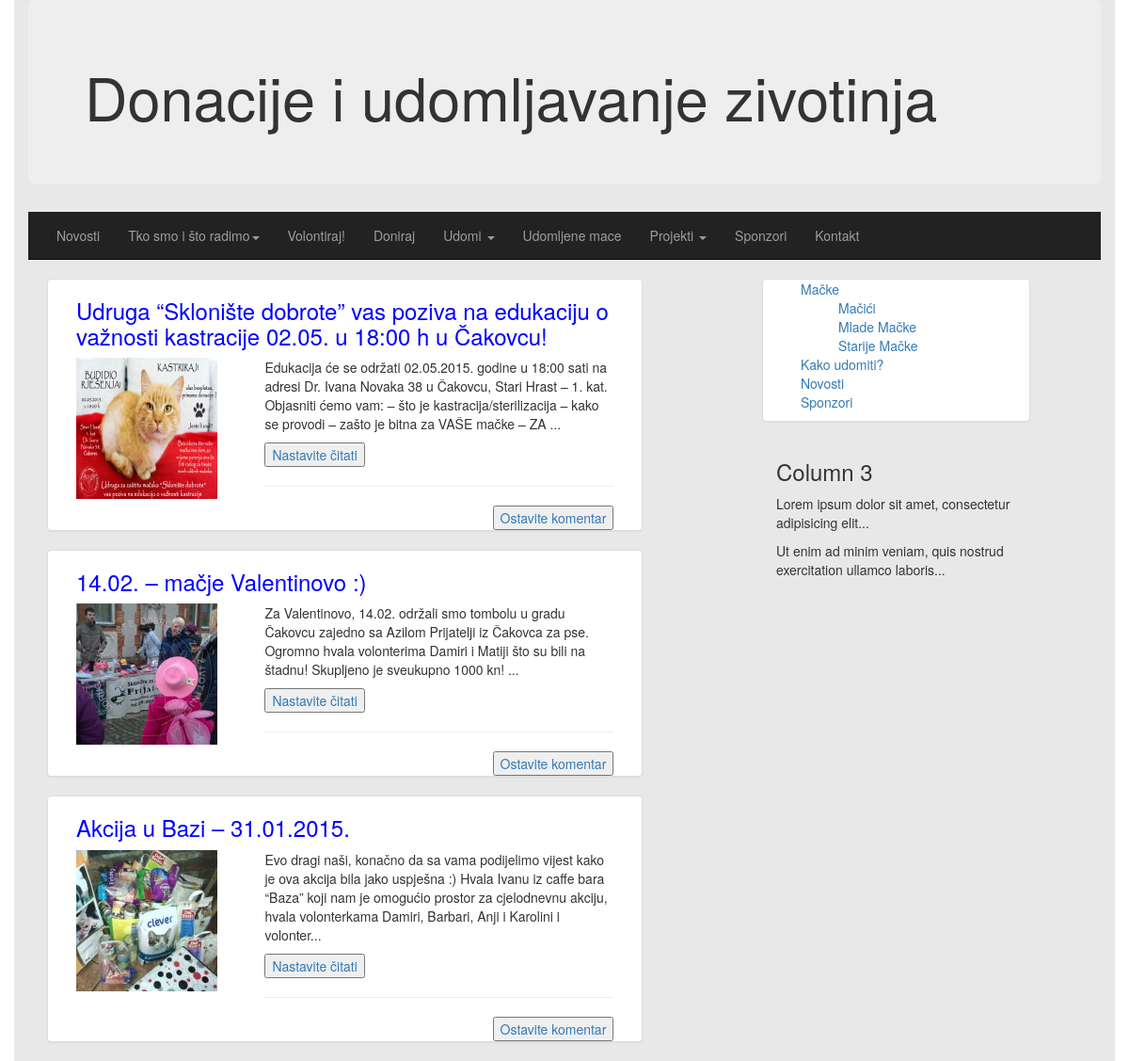
Page /akcije.php on the committed database.
### tables this page shows
CREATE TABLE `akcije` (
  `id` int(11) NOT NULL,
  `naslov` varchar(256) NOT NULL,
  `tekst` text NOT NULL,
  `slika` varchar(128) NOT NULL,
  `datum` date NOT NULL
);

### akcije.php (the view, shortened to what this page needs)
<!DOCTYPE html>
<html>
<head>
  <link rel="stylesheet" href="http://maxcdn.bootstrapcdn.com/bootstrap/3.3.4/css/bootstrap.min.css">
</head>
<body>
<div class="container" style="background-color:#E8E8E8">
  <div class="jumbotron">
    <h1>Donacije i udomljavanje zivotinja</h1>
  </div>
   <div class="navbar navbar-inverse navbar-static-top" role="navigation">
     <div class="container">
    <div class="navbar-collapse collapse">
     <ul class="nav navbar-nav navbar-center">
       <li clas="active"><a href="index.php">Novosti</a></li>
       <li class="dropdown">
         <a href="#" class="dropdown-toggle" data-toggle="dropdown">Tko smo i što radimo<b class="caret"></b></a>
       </li>
       <li clas="active"><a href="volontiraj.php">Volontiraj!</a></li>
       <li clas="active"><a href="#">Doniraj</a></li>
       <li class="dropdown">
        <a href="#" class="dropdown-toggle" data-toggle="dropdown">Udomi <b class="caret"></b></a>
       </li>
       <li><a href="#">Udomljene mace</a></li>
       <li class="dropdown">
        <a href="#" class="dropdown-toggle" data-toggle="dropdown">Projekti <b class="caret"></b></a>
       </li>
       <li><a href="#">Sponzori</a></li>
       <li><a href="kontakt.php">Kontakt</a></li>
     </ul>
    </div>
     </div>
   </div>
    <div clas="col-md-12">
    <div class="col-md-8" style="margin-left:20px">
    <?php
    $mysqli = new mysqli("localhost", "root", "root", "seminar2");
          $query= "SELECT * from akcije";
          $result=  $mysqli->query($query);
          while($row= $result->fetch_assoc() ){
            echo '<div class="row">';
            echo '<div class="col-md-10 panel panel-default">';
            echo '<div class="col-md-12">';
            echo '<h3 style="color:blue">' . $row['naslov']  . '</h3>';
            echo '</div>';
            echo '<div class="col-md-4"><img src=' . $row['slika'] . '  width="150" height="150"></div>';
            $pola = substr("$row[tekst]", 0,250);
            echo '<div class="col-md-8"><p>' . $pola . '...</p>';
            echo '<button><a href="detalji.php?id=akcije&nav=' . $row[id] . '">Nastavite čitati</a></button><hr>';
            echo '</div>';
            echo '<div class="col-md-12 pull-right">';
            echo '<button style="float:right"><a href="#">Ostavite komentar</a></button></div>';
            echo '</div>';
            echo '</div>';
            }
    ?>
  </div>
  </div>
   <div class=" nav nav-stacked pull-center col-sm-3 panel panel-default ">
      <ul style="list-style-type:none">
      <li><a href="#">Mačke</a></li>
       <ul style="list-style-type:none">
          <li><a href="#">Mačići</a></li>
          <li><a href="#">Mlade Mačke</a></li>
          <li><a href="#">Starije Mačke</a></li>
      </ul>
      <li><a href="#">Kako udomiti?</a></li>
      <li><a href="#">Novosti</a></li>
      <li><a href="#">Sponzori</a></li>
      </ul>
     </div>
   <div class="col-sm-3">
      <h3>Column 3</h3>
      <p>Lorem ipsum dolor sit amet, consectetur adipisicing elit...</p>
      <p>Ut enim ad minim veniam, quis nostrud exercitation ullamco laboris...</p>
    </div>
  </div>
</body>
</html>

### rows in the picture
akcije: naslov "Udruga “Sklonište dobrote” vas poziva na edukaciju o važnosti kastracije 02.05. u 18:00 h u Čakovcu!", slika (picture), tekst "Edukacija će se održati 02.05.2015. godine u 18:00 sati na adresi Dr. Ivana Novaka 38 u Čakovcu, Stari Hrast – 1. kat. Objasniti ćemo vam: – što je kastracija/sterilizacija – kako se provodi – zašto je bitna za VAŠE mačke – ZA"
akcije: naslov "14.02. – mačje Valentinovo :)", slika (picture), tekst "Za Valentinovo, 14.02. održali smo tombolu u gradu Čakovcu zajedno sa Azilom Prijatelji iz Čakovca za pse. Ogromno hvala volonterima Damiri i Matiji što su bili na štadnu! Skupljeno je sveukupno 1000 kn!"
akcije: naslov "Akcija u Bazi – 31.01.2015.", slika (picture), tekst "Evo dragi naši, konačno da sa vama podijelimo vijest kako je ova akcija bila jako uspješna :) Hvala Ivanu iz caffe bara “Baza” koji nam je omogućio prostor za cjelodnevnu akciju, hvala volonterkama Damiri, Barbari, Anji i Karolini i volonter"
